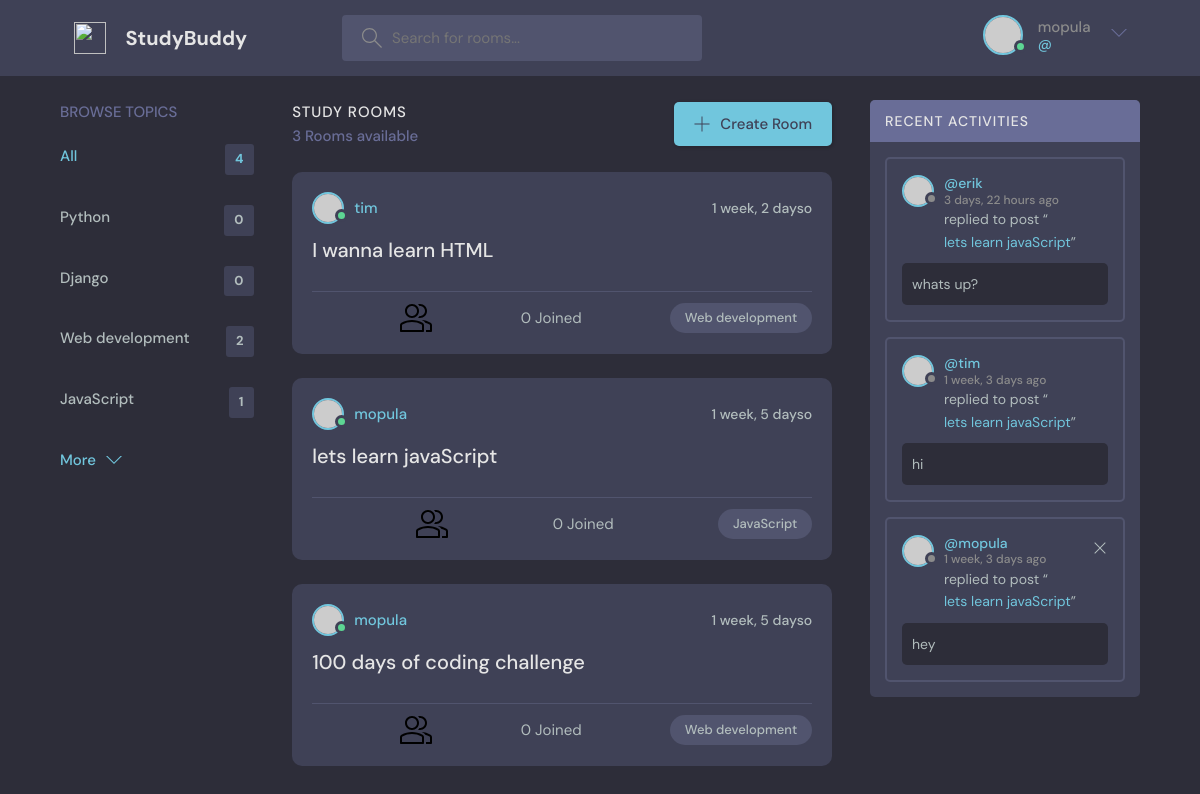
Before: / (signed in) with the older database file.
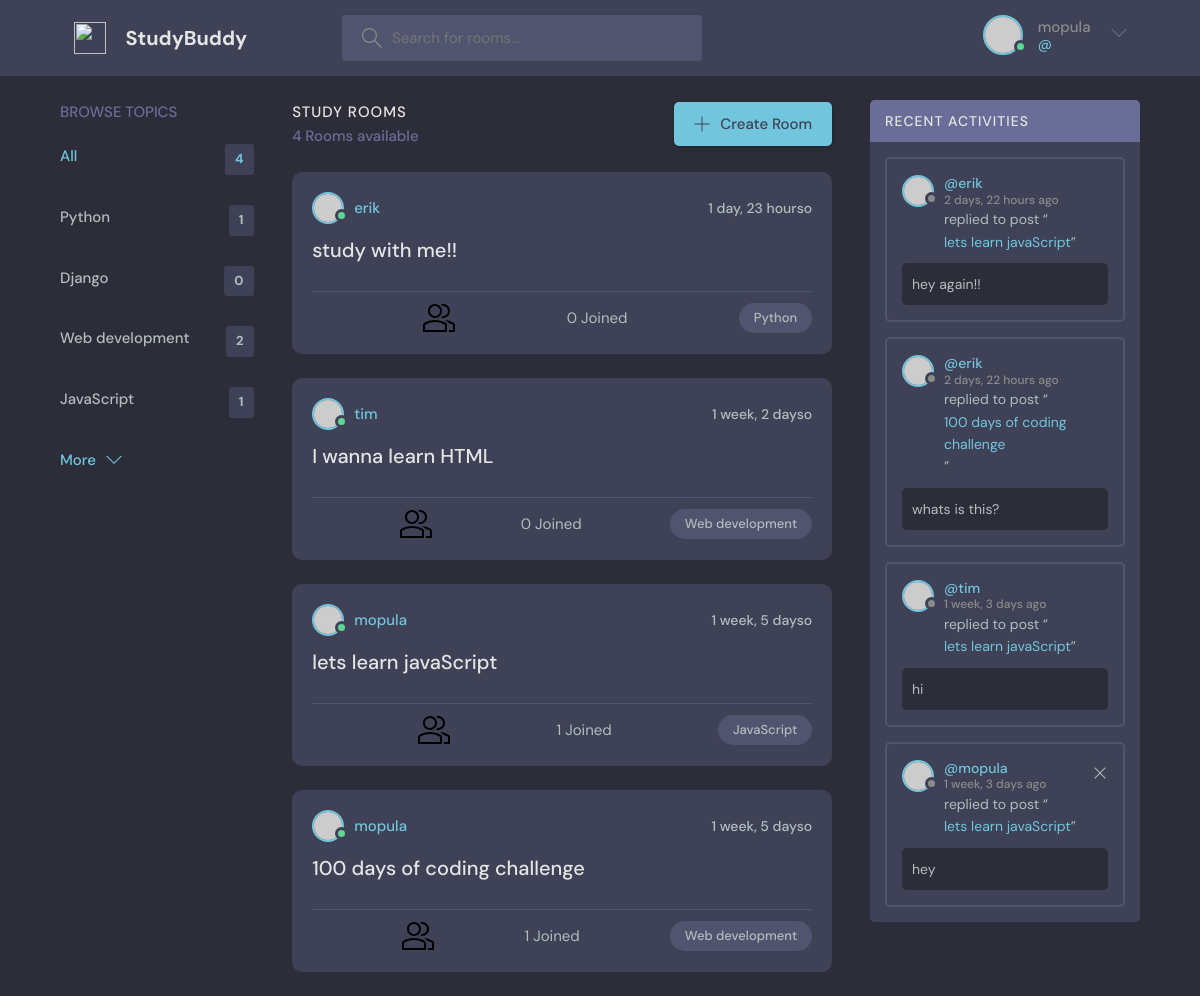
After: the same page with the newer database file.
### base/models.py (models this page shows, shortened)
class Topic(models.Model):
      name = models.CharField(max_length=200)

class Room(models.Model):
      host = models.ForeignKey(User, on_delete=models.SET_NULL, null=True)
      topic = models.ForeignKey(Topic, on_delete=models.SET_NULL, null=True)
      name = models.CharField(max_length=200)
      description = models.TextField(null=True)
      participants = models.ManyToManyField(User, related_name='participants', blank=True)
      update = models.DateTimeField(auto_now=True)
      created = models.DateTimeField(auto_now_add=True)
      class Meta:
            ordering = ['-update', '-created']
      def __str__(self):
            return self.name

class Message(models.Model):
      user = models.ForeignKey(User, on_delete=models.CASCADE)
      room = models.ForeignKey(Room, on_delete=models.CASCADE)
      body = models.TextField()
      update = models.DateTimeField(auto_now=True)
      created = models.DateTimeField(auto_now_add=True)
      class Meta:
            ordering = ['-update', '-created']

### base/views.py (the view)
# urls.py: path('', views.home, name='home'),
def home(request):
      q = request.GET.get('q') if request.GET.get('q') != None else ''
      room = Room.objects.filter(
            Q(topic__name__icontains=q) |
            Q(name__icontains=q) |
            Q(description__icontains=q)
            )
      topics = Topic.objects.all()
      room_count = room.count()
      room_message = Message.objects.filter(Q(room__topic__name__icontains=q))
      context =  {'rooms': room , 'topics': topics, 'room_count': room_count, 'room_message': room_message,}
      return render(request, 'base/home.html', context)

### base/templates/base/home.html (shortened to what this page needs)
{% extends 'main.html' %}
{% block content %}
<main class="layout layout--3">
  <div class="container">
    {% include 'base/topic_component.html' %}
    <div class="roomList">
      <div class="roomList__header">
        <div>
          <h2>Study Rooms</h2>
          <p>{{room_count}} Rooms available</p>
        </div>
        <a class="btn btn--main" href="{% url 'create-room' %}">
          <svg version="1.1" xmlns="http://www.w3.org/2000/svg" width="32" height="32" viewBox="0 0 32 32">
            <title>add</title>
            <path
              d="M16.943 0.943h-1.885v14.115h-14.115v1.885h14.115v14.115h1.885v-14.115h14.115v-1.885h-14.115v-14.115z">
            </path>
          </svg>
          Create Room
        </a>
      </div>
      {% include 'base/feed_component.html' %}
    </div>
    {% include 'base/activity_component.html' %}
  </div>
</main>
{% endblock %}

### base/templates/base/topic_component.html
<div class="topics">
      <div class="topics__header">
        <h2>Browse Topics</h2>
      </div>
      <ul class="topics__list">
        <li>
          <a href="{% url 'home' %}" class="active">All <span>{{topics.count}}</span></a>
        </li>
        {% for topic in topics %}
        <li>
          <a href="{% url 'home' %}?q={{ topic.name }}">{{topic.name}}<span>{{topic.room_set.all.count}}</span></a>
        </li>
        {% endfor %}
      </ul>
      <a class="btn btn--link" href="topics.html">
        More
        <svg version="1.1" xmlns="http://www.w3.org/2000/svg" width="32" height="32" viewBox="0 0 32 32">
          <title>chevron-down</title>
          <path d="M16 21l-13-13h-3l16 16 16-16h-3l-13 13z"></path>
        </svg>
      </a>
    </div>

### base/templates/base/feed_component.html (shortened to what this page needs)
{% for room in rooms %}
<div class="roomListRoom">
      <div class="roomListRoom__header">
        <a href="{% url 'user-profile' room.host.id %}" class="roomListRoom__author">
          <div class="avatar avatar--small active">
            <img src="https://randomuser.me/api/portraits/men/11.jpg" />
          </div>
          <span>{{room.host.username}}</span>
        </a>
        <div class="roomListRoom__actions">
          <span>{{room.created|timesince}}o</span>
        </div>
      </div>
      <div class="roomListRoom__content">
        <a href="{% url 'room' room.id %}">{{room.name}}</a>
      </div>
      <div class="roomListRoom__meta">
          {{room.participants.all.count}} Joined
        <p class="roomListRoom__topic">{{room.topic.name}}</p>
      </div>
</div>
{% endfor %}

### base/templates/base/activity_component.html (shortened to what this page needs)
<div class="activities">
      <div class="activities__header">
        <h2>Recent Activities</h2>
      </div>
      {% for message in room_message %}
      <div class="activities__box">
        <div class="activities__boxHeader roomListRoom__header">
          <a href="{% url 'user-profile' message.user.id %}" class="roomListRoom__author">
            <div class="avatar avatar--small">
              <img src="https://randomuser.me/api/portraits/women/11.jpg" />
            </div>
            <p>
              @{{ message.user }}
              <span>{{ message.created|timesince }} ago</span>
            </p>
          </a>
          {% if request.user == message.user %}
          <div class="roomListRoom__actions">
            <a href="{% url 'delete-message' message.id %}">
              <svg version="1.1" xmlns="http://www.w3.org/2000/svg" width="32" height="32" viewBox="0 0 32 32">
                <title>remove</title>
                <path
                  d="M27.314 6.019l-1.333-1.333-9.98 9.981-9.981-9.981-1.333 1.333 9.981 9.981-9.981 9.98 1.333 1.333 9.981-9.98 9.98 9.98 1.333-1.333-9.98-9.98 9.98-9.981z"
                ></path>
              </svg>
            </a>
          </div>
          {% endif %}
        </div>
        <div class="activities__boxContent">
          <p>replied to post “<a href="{% url 'room' message.room.id %}">{{message.room}}</a>”</p>
          <div class="activities__boxRoomContent">
            {{message.body}}
          </div>
        </div>
      </div>
      {% endfor %}
</div>

Changed rows visible on the page:
removed Message: user "erik", created "3 days, 22 hours", room "lets learn javaScript", body "whats up?"
computed for Topic "Python": room_set.all.count "0" → "1"
added Room: host.username "erik", created "1 day, 23 hours", name "study with me!!", participants.all.count "0", topic.name "Python"
computed for Room "lets learn javaScript": participants.all.count "0" → "1"
computed for Room "100 days of coding challenge": participants.all.count "0" → "1"
added Message: user "erik", created "2 days, 22 hours", room "lets learn javaScript", body "hey again!!"
added Message: user "erik", created "2 days, 22 hours", room "100 days of coding challenge", body "whats is this?"
Other visible differences:
{{ room_count }}: "3" → "4"
